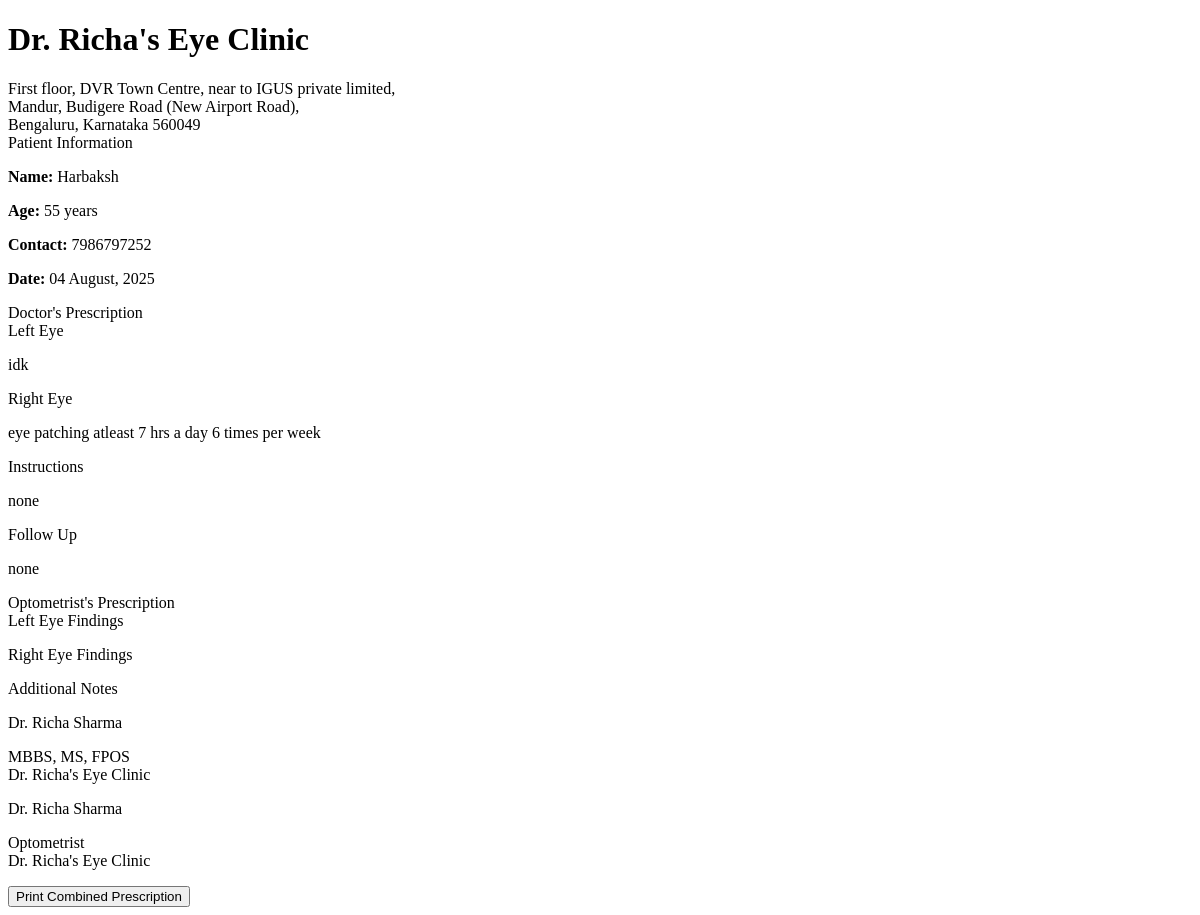
/print-combined-prescription/1 (signed in), run on the app's committed database.
### models.py (models this page shows, shortened)
class Patient(UserMixin, db.Model):
    id = db.Column(db.Integer, primary_key=True)
    full_name = db.Column(db.String(100), nullable=False)
    mobile_number = db.Column(db.String(15), nullable=False)
    email = db.Column(db.String(100), nullable=True)
    age = db.Column(db.Integer, nullable=False)
    sex = db.Column(db.String(10), nullable=True)
    password_hash = db.Column(db.String(256), nullable=True)
    is_registered = db.Column(db.Boolean, default=False)
    created_at = db.Column(db.DateTime, nullable=False, default=datetime.utcnow)
    appointments = db.relationship('Appointment', backref='patient', lazy=True)
    doctor_prescriptions = db.relationship('DoctorPrescription', backref='patient', lazy=True)
    optometrist_prescriptions = db.relationship('OptometristPrescription', backref='patient', lazy=True)

class DoctorPrescription(db.Model):
    id = db.Column(db.Integer, primary_key=True)
    patient_id = db.Column(db.Integer, db.ForeignKey('patient.id'), nullable=False)
    doctor_id = db.Column(db.Integer, db.ForeignKey('doctor.id'), nullable=False)
    prescription_date = db.Column(db.DateTime, default=datetime.utcnow)
    left_eye_findings = db.Column(db.Text, nullable=True)
    right_eye_findings = db.Column(db.Text, nullable=True)
    diagnosis = db.Column(db.Text, nullable=True)
    complaints = db.Column(db.Text, nullable=True)
    history = db.Column(db.Text, nullable=True)
    examination_notes = db.Column(db.Text, nullable=True)
    investigation = db.Column(db.Text, nullable=True)
    fall_risk = db.Column(db.Text, nullable=True)
    immunization = db.Column(db.Text, nullable=True)
    medications = db.Column(db.Text, nullable=True)
    prognosis = db.Column(db.Text, nullable=True)
    nutritional_advice = db.Column(db.Text, nullable=True)
    plan_of_care = db.Column(db.Text, nullable=True)
    instructions = db.Column(db.Text, nullable=True)
    follow_up = db.Column(db.Text, nullable=True)
    referral_reason = db.Column(db.Text, nullable=True)
    referred_to_cc = db.Column(db.String(200), nullable=True)
    comments = db.Column(db.Text, nullable=True)
    remarks_for_counselor = db.Column(db.Text, nullable=True)
    created_at = db.Column(db.DateTime, default=datetime.utcnow)

class Staff(UserMixin, db.Model):
    __abstract__ = True
    id = db.Column(db.Integer, primary_key=True)
    username = db.Column(db.String(64), unique=True, nullable=False)
    email = db.Column(db.String(120), unique=True, nullable=False)
    password_hash = db.Column(db.String(256), nullable=False)
    full_name = db.Column(db.String(100), nullable=False)
    mobile_number = db.Column(db.String(15), nullable=False)

class Doctor(Staff):
    __tablename__ = 'doctor'
    qualifications = db.Column(db.String(200), nullable=True)
    specialization = db.Column(db.String(200), nullable=True)

### routes.py (the view)
@app.route('/print-combined-prescription/<int:patient_id>')
@login_required
def print_combined_prescription(patient_id):
    if not (isinstance(current_user, Doctor) or isinstance(current_user, Assistant) or isinstance(current_user, Admin)):
        flash('Access denied. Staff privileges required.', 'danger')
        return redirect(url_for('index'))
    patient = Patient.query.get_or_404(patient_id)
    doctor_prescription = DoctorPrescription.query.filter_by(
        patient_id=patient_id
    ).order_by(DoctorPrescription.created_at.desc()).first()
    optometrist_prescription = OptometristPrescription.query.filter_by(
        patient_id=patient_id
    ).order_by(OptometristPrescription.created_at.desc()).first()
    if not doctor_prescription and not optometrist_prescription:
        flash('No prescriptions found for this patient.', 'warning')
        return redirect(url_for('admin_patient_view', patient_id=patient_id))
    return render_template('print_combined_prescription.html',
                         patient=patient,
                         doctor_prescription=doctor_prescription,
                         optometrist_prescription=optometrist_prescription)

### app.py (called while the page is built)
@login_manager.user_loader
def load_user(user_id):
    from models import Doctor, Assistant, Admin, Patient
    try:
        if user_id.startswith('doctor_'):
            return Doctor.query.get(int(user_id.split('_')[1]))
        elif user_id.startswith('assistant_'):
            return Assistant.query.get(int(user_id.split('_')[1]))
        elif user_id.startswith('admin_'):
            return Admin.query.get(int(user_id.split('_')[1]))
        else:
            return Patient.query.get(int(user_id))
    except (ValueError, AttributeError):
        return None

### routes.py (called while the page is built)
@app.context_processor
def inject_now():
    return {'now': datetime.now()}

### templates/print_combined_prescription.html (shortened to what this page needs)
<!DOCTYPE html>
<html>
<head>
</head>
<body>
    <div class="header">
        <h1>Dr. Richa's Eye Clinic</h1>
        <div class="clinic-info">
            First floor, DVR Town Centre, near to IGUS private limited,<br>
            Mandur, Budigere Road (New Airport Road),<br>
            Bengaluru, Karnataka 560049
        </div>
    </div>
    <div class="patient-info">
        <div class="section-title">Patient Information</div>
        <p><strong>Name:</strong> {{ patient.full_name }}</p>
        <p><strong>Age:</strong> {{ patient.age }} years</p>
        <p><strong>Contact:</strong> {{ patient.mobile_number }}</p>
        <p><strong>Date:</strong> {{ now.strftime('%d %B, %Y') }}</p>
    </div>
    <div class="prescription-section">
        <div class="section-title">Doctor's Prescription</div>
        <div class="findings-section">
            <div class="eye-findings">
                <div class="section-title">Left Eye</div>
                <p>{{ doctor_prescription.diagnosis }}</p>
            </div>
            <div class="eye-findings">
                <div class="section-title">Right Eye</div>
                <p>{{ doctor_prescription.medications }}</p>
            </div>
        </div>
        <div class="additional-notes">
            <div class="section-title">Instructions</div>
            <p>{{ doctor_prescription.instructions }}</p>
        </div>
        <div class="additional-notes">
            <div class="section-title">Follow Up</div>
            <p>{{ doctor_prescription.follow_up }}</p>
        </div>
    </div>
    <div class="prescription-section">
        <div class="section-title">Optometrist's Prescription</div>
        <div class="findings-section">
            <div class="eye-findings">
                <div class="section-title">Left Eye Findings</div>
            </div>
            <div class="eye-findings">
                <div class="section-title">Right Eye Findings</div>
            </div>
        </div>
        <div class="additional-notes">
            <div class="section-title">Additional Notes</div>
        </div>
    </div>
    <div class="signatures">
        <div class="signature">
            <p class="signature-name">{{ current_user.full_name }}</p>
            <p>MBBS, MS, FPOS<br>
            Dr. Richa's Eye Clinic</p>
        </div>
        <div class="signature">
            <p class="signature-name">{{ current_user.full_name }}</p>
            <p>Optometrist<br>
            Dr. Richa's Eye Clinic</p>
        </div>
    </div>
    <div class="no-print text-center mt-4">
        <button onclick="window.print()" class="btn btn-primary">Print Combined Prescription</button>
    </div>
</body>
</html>

### data on the page
Patient: full_name "Harbaksh", age "55", mobile_number "7986797252"
DoctorPrescription: diagnosis "idk", medications "eye patching atleast 7 hrs a day 6 times per week", instructions "none", follow_up "none"
Doctor: full_name "Dr. Richa Sharma"
